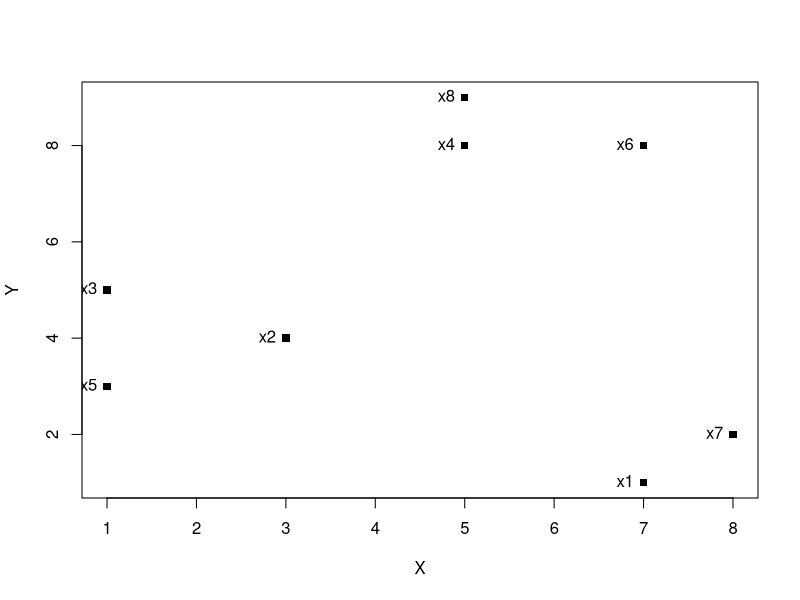
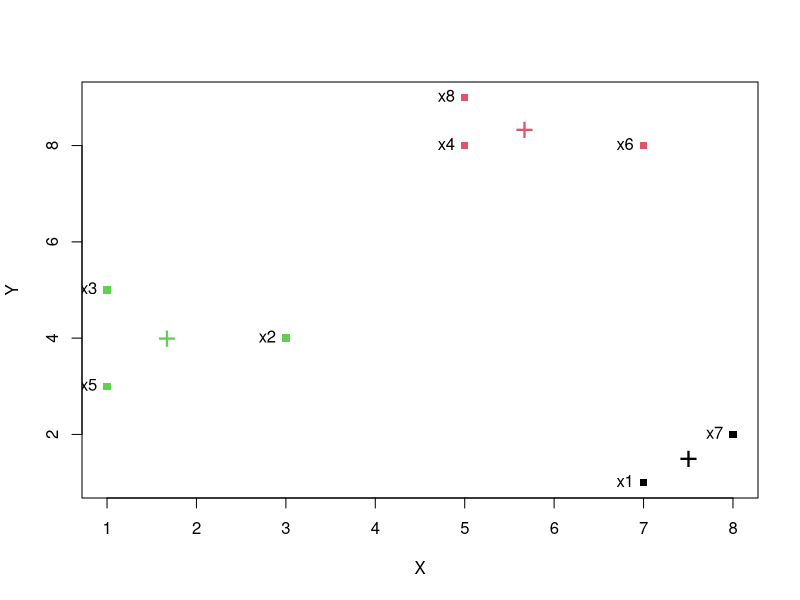
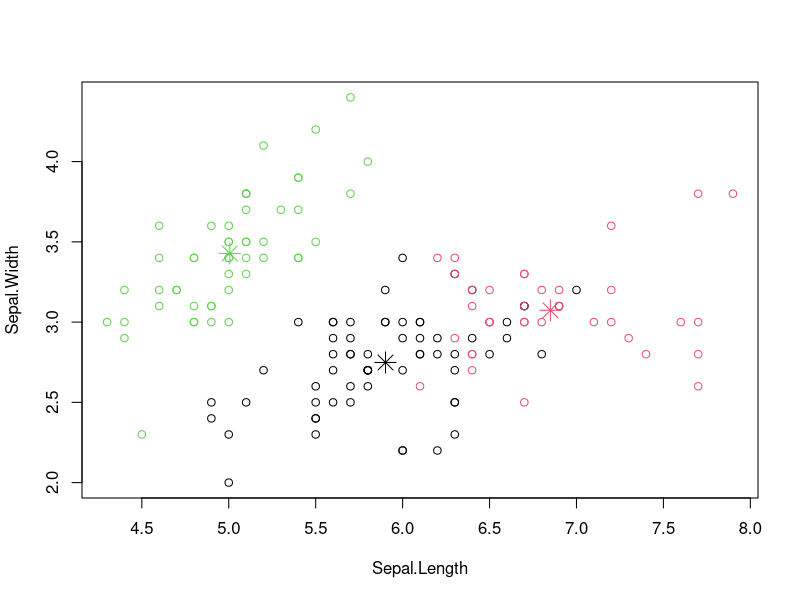
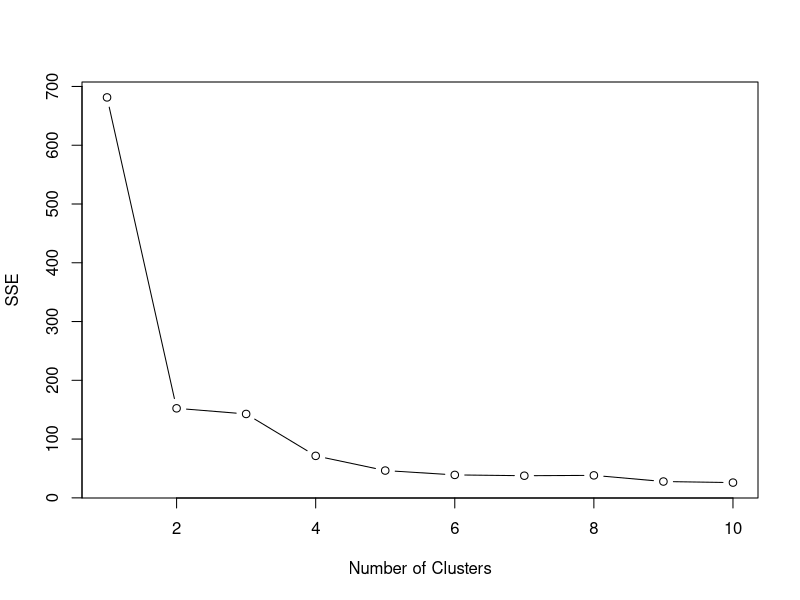
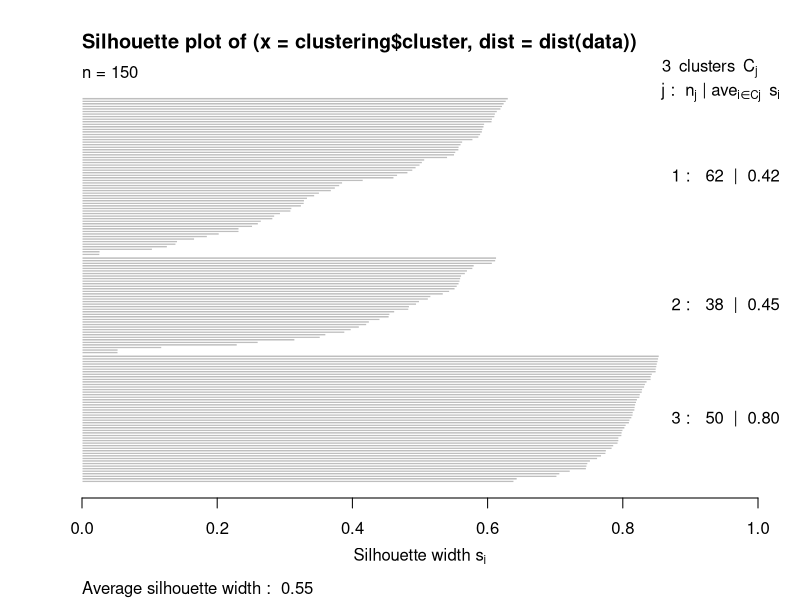

Write the R code that produced these figures, in order.
## ---- chunk 1
X = c(7, 3, 1, 5, 1, 7, 8, 5)
Y = c(1, 4, 5, 8, 3, 8, 2, 9)
rnames = c("x1", "x2", "x3", "x4", "x5", "x6", "x7", "x8")
kdata = data.frame(X, Y, row.names = rnames)
## ---- chunk 2
plot(kdata, pch = 15)
text(kdata, labels = row.names(kdata), pos = 2)
## ---- chunk 3
# we take as initial centers the first 3 points and this implies also that k = 3
clust = kmeans(kdata, centers=kdata[1:3,])
clust$centers
clust$cluster
## ---- chunk 4
cohesion = clust$tot.withinss
separation = clust$betweenss
## ---- chunk 5
plot(kdata, col = clust$cluster, pch = 15)
text(kdata, labels = row.names(kdata), pos = 2)
points(clust$centers, col = 1:length(clust$centers), pch = "+", cex = 2)
## ---- chunk 6
data <- iris[,-5]
clustering = kmeans(data, centers = 3)
clustering
## ---- chunk 7
# The centers
clustering$centers
# The clustering
clustering$cluster
# The total sum of squares (the sum of squared distances of each data point to the global sample mean)
clustering$totss
# The per cluster sum of squares
clustering$withinss
# The sum of per cluster sum of squares
clustering$tot.withinss
# The total sum of squares minus the sum of per cluster sum of squares
clustering$betweenss
# The sizes of the clusters
clustering$size
# The number of iterations before conversion
clustering$iter
# Integer indicating possible algorithm problem
clustering$ifault
## ---- chunk 8
table(iris$Species, clustering$cluster)
## ---- chunk 9
plot(iris[c("Sepal.Length", "Sepal.Width")], col = clustering$cluster)
points(clustering$centers[,c("Sepal.Length", "Sepal.Width")], col = 1:3, pch = 8, cex=2)
## ---- chunk 10
# Calculate the totss (k = 1) 
SSE <- (nrow(data) - 1) * sum(apply(data, 2, var))
for(i in 2:10) {
  SSE[i] <- kmeans(data, centers = i)$tot.withinss
}
plot(1:10, SSE, type="b", xlab="Number of Clusters", ylab="SSE")
## ---- chunk 11
# Assuming cluster library is installed with: install.packages('cluster')
library(cluster)
silhouette = silhouette(clustering$cluster, dist(data))
plot(silhouette)
